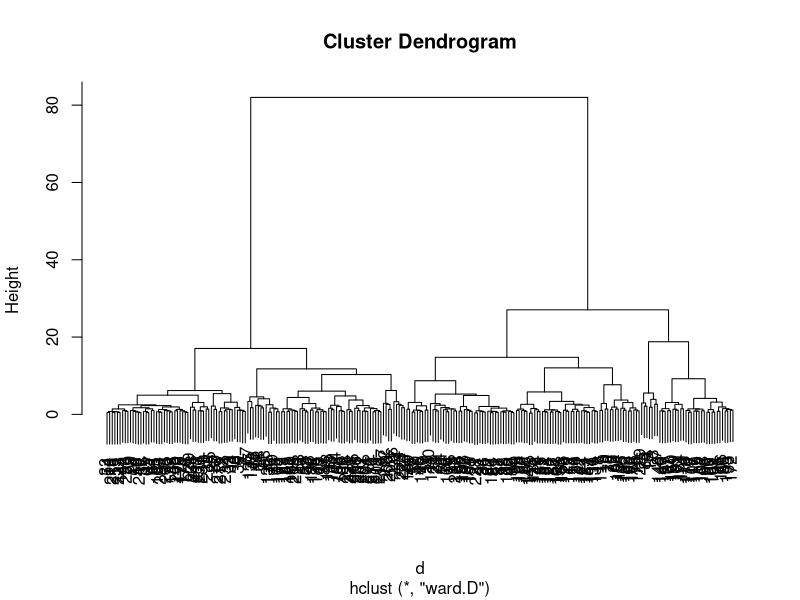
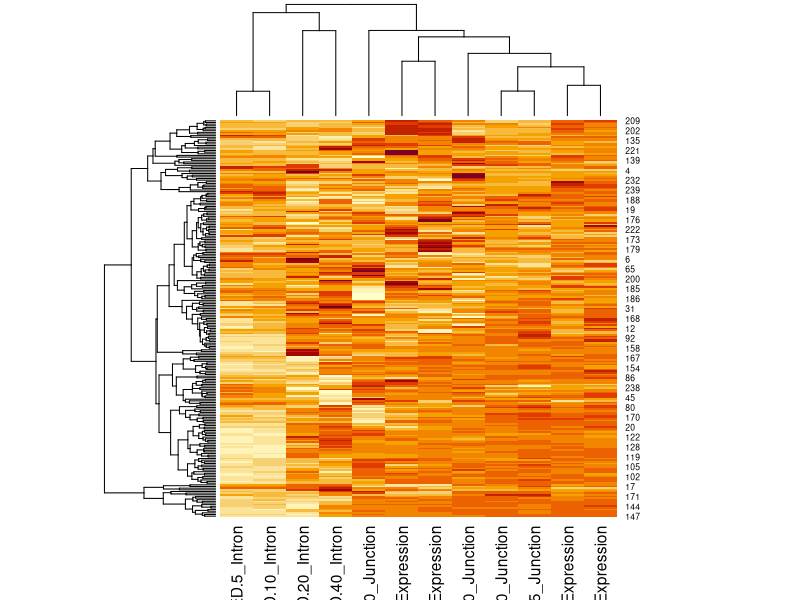
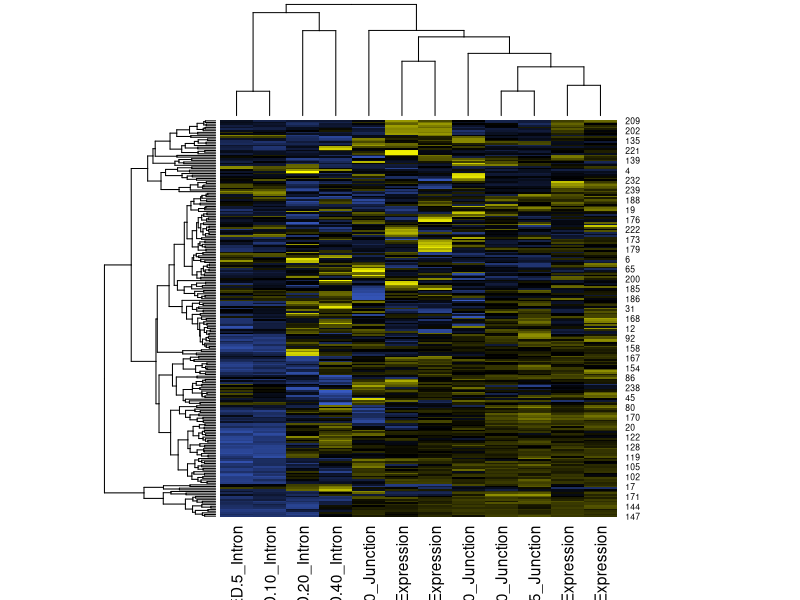
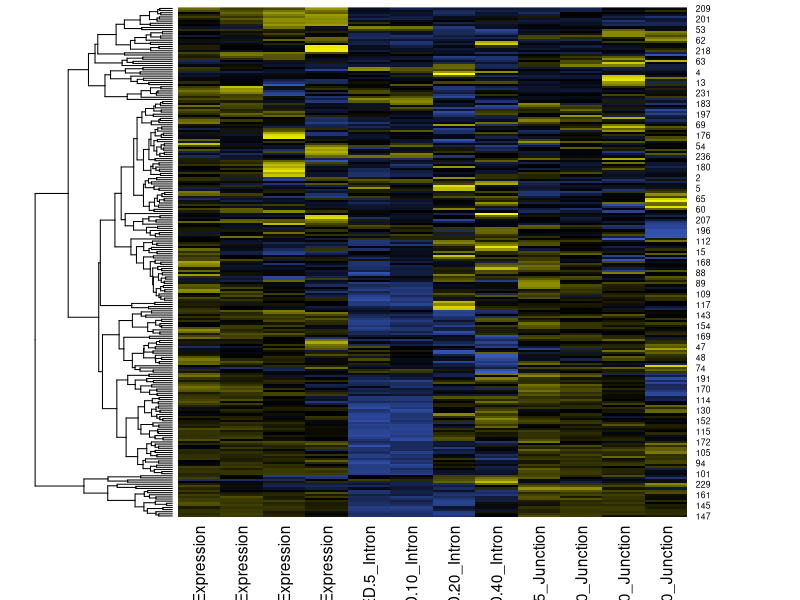
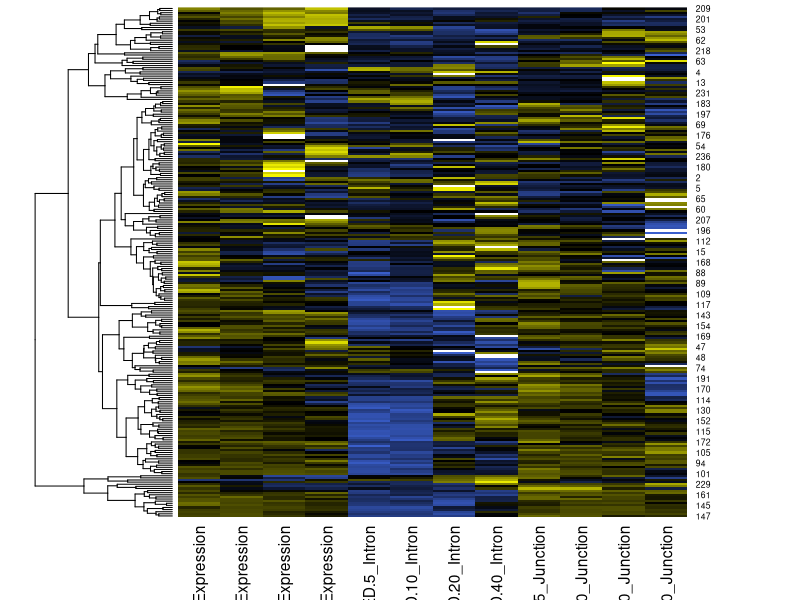
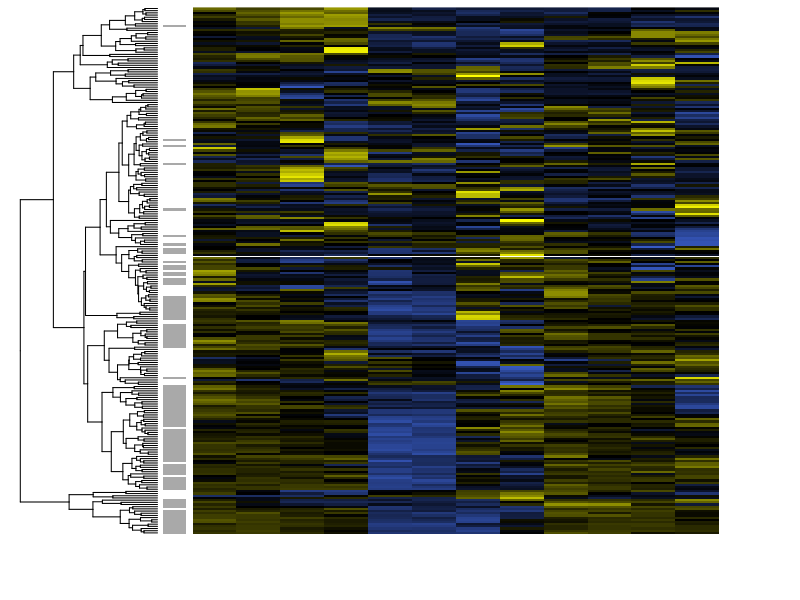
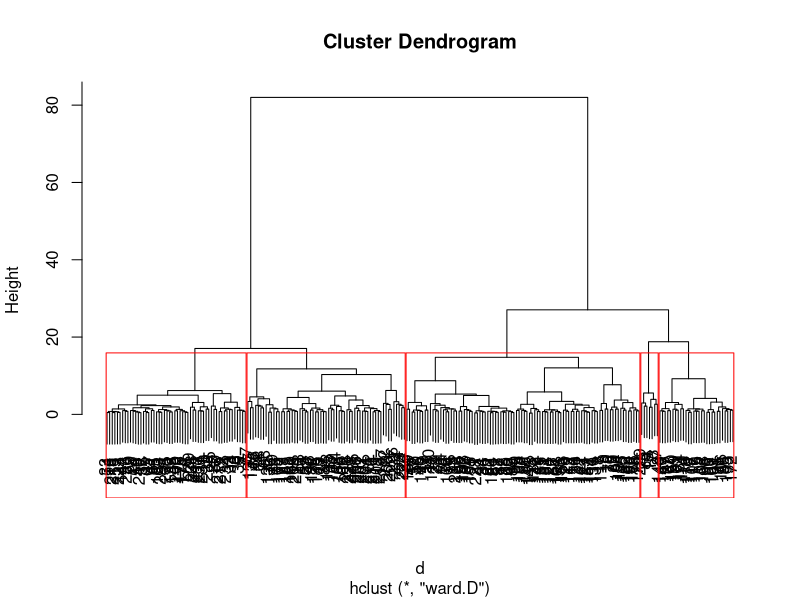

Here is the R script that generated these plots, in order:
## ---- chunk 1
# Load a sample microarray data set.  Your path will depend on where you saved
# this file.
LiCl <- read.delim("../data/LiCl.txt")
# The NAME column contains unique gene identifiers, so we'll use these as the
# row labels in our data.frame and remove the NAME column from the table.
rownames(LiCl) <- LiCl$NAME
LiCl$NAME <- NULL
# Convert the gene expression data to a 2D matrix; omit genes with missing
# values.  We'll trim off the rownames to make the dendograms readable.
m.LiCl <- as.matrix( na.omit(LiCl) )
rownames(m.LiCl) <- NULL
# Distance matrix for gene expression vectors (these are log2(Exp/Ref) values)
d <- dist(m.LiCl, method = "euclidean")
# Clustering on the distance matrix
fit <- hclust(d, method = "ward")
print(fit)
# Visualize the cluster with plot
plot(fit)
# Heatmap of the matrix
heatmap(m.LiCl)
# gplots provides the colorpanel function, making it easy to generate color
# gradients install.packages("gplots") # you made need to install this package
library(gplots)
# Use heatmap with a custom color gradient
heatmap( m.LiCl
       , col  = colorpanel(100, "royalblue3", "black", "yellow")
       )
# Suppress clustering on the column (experiment) axis
heatmap( m.LiCl
       , col  = colorpanel(100, "royalblue3", "black", "yellow")
       , Colv = NA
       )
# Specify color saturation points (all log2 values =>2.5 or =<-2.5 are drawn as
# the same color)
heatmap( m.LiCl
       , col  = colorpanel(100, "royalblue3", "black", "yellow")
       , Colv = NA
       , zlim = c(-2.5, 2.5)
       )
# Use RowSideColors to highlight genes with the "protein biosynthesis" GO
# process annotation
heatmap( m.LiCl
       , col  = colorpanel(100,"royalblue3","black","yellow")
       , Colv = NA
       , RowSideColors = ifelse( grepl("protein biosynthesis"
                               , rownames(LiCl))
                               , "darkgrey"
                               , "white"
                               )
       , labRow = c(""), labCol=c("")
       )
# Tree trimming a hierarchy
groups <- cutree(fit, k = 3)
plot(fit)
# Highlight k groups
rect.hclust(fit, k = 5, border = "red")
# More about kmeans clustering...
?kmeans
